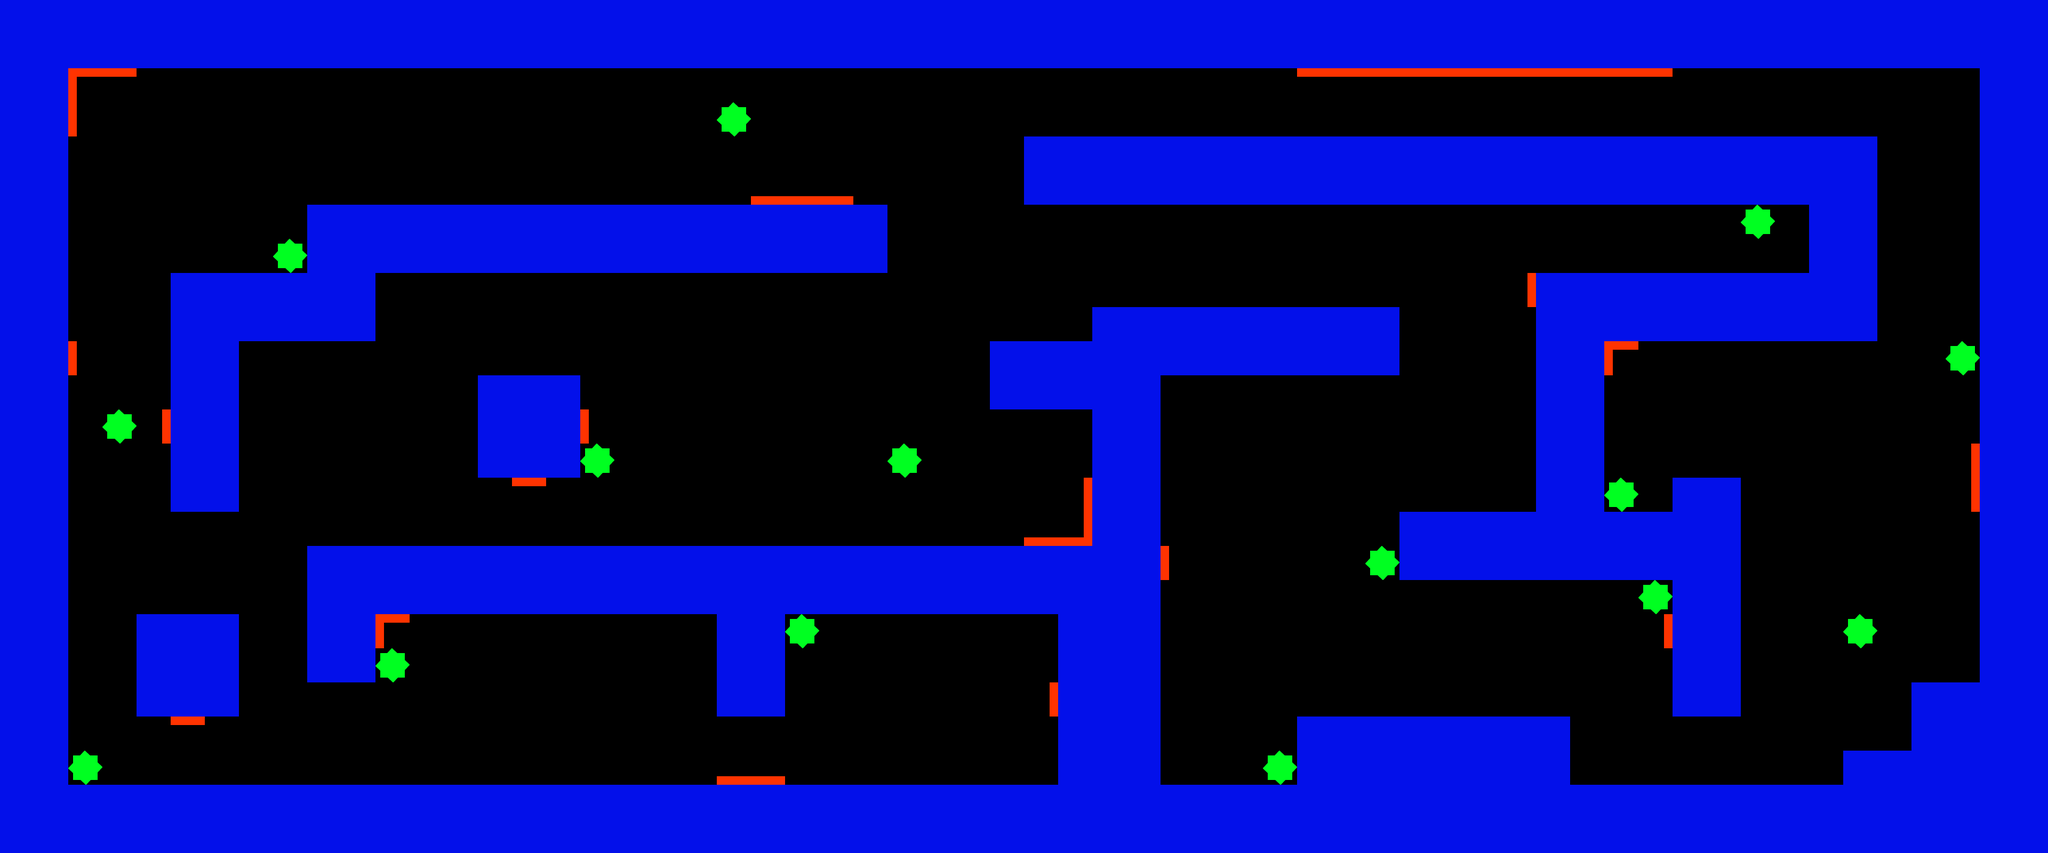

A 2D game scene composited from a Tiled map and its tileset images. What follows is a short description and the map's XML, with each tile layer's data collapsed to a summary:
An orthogonal 60x25 tile map with 64x64 px tiles, 4 tile layers (Walls, Items, Items2, collect).

<map version="1.2" tiledversion="1.3.3" orientation="orthogonal" renderorder="right-down" width="60" height="25" tilewidth="64" tileheight="64" infinite="0" nextlayerid="5" nextobjectid="1">
 <tileset firstgid="1" source="Level1Tiles.tsx" />
 <layer id="1" name="Walls" width="60" height="25">
  <data>[1500 cells, 645 non-empty, 1 distinct tile ids]</data>
 </layer>
 <layer id="2" name="Items" width="60" height="25">
  <data>[1500 cells, 18 non-empty, 4 distinct tile ids]</data>
 </layer>
 <layer id="3" name="Items2" width="60" height="25">
  <data>[1500 cells, 21 non-empty, 4 distinct tile ids]</data>
 </layer>
 <layer id="4" name="collect" width="60" height="25">
  <data>[1500 cells, 15 non-empty, 1 distinct tile ids]</data>
 </layer>
</map>
